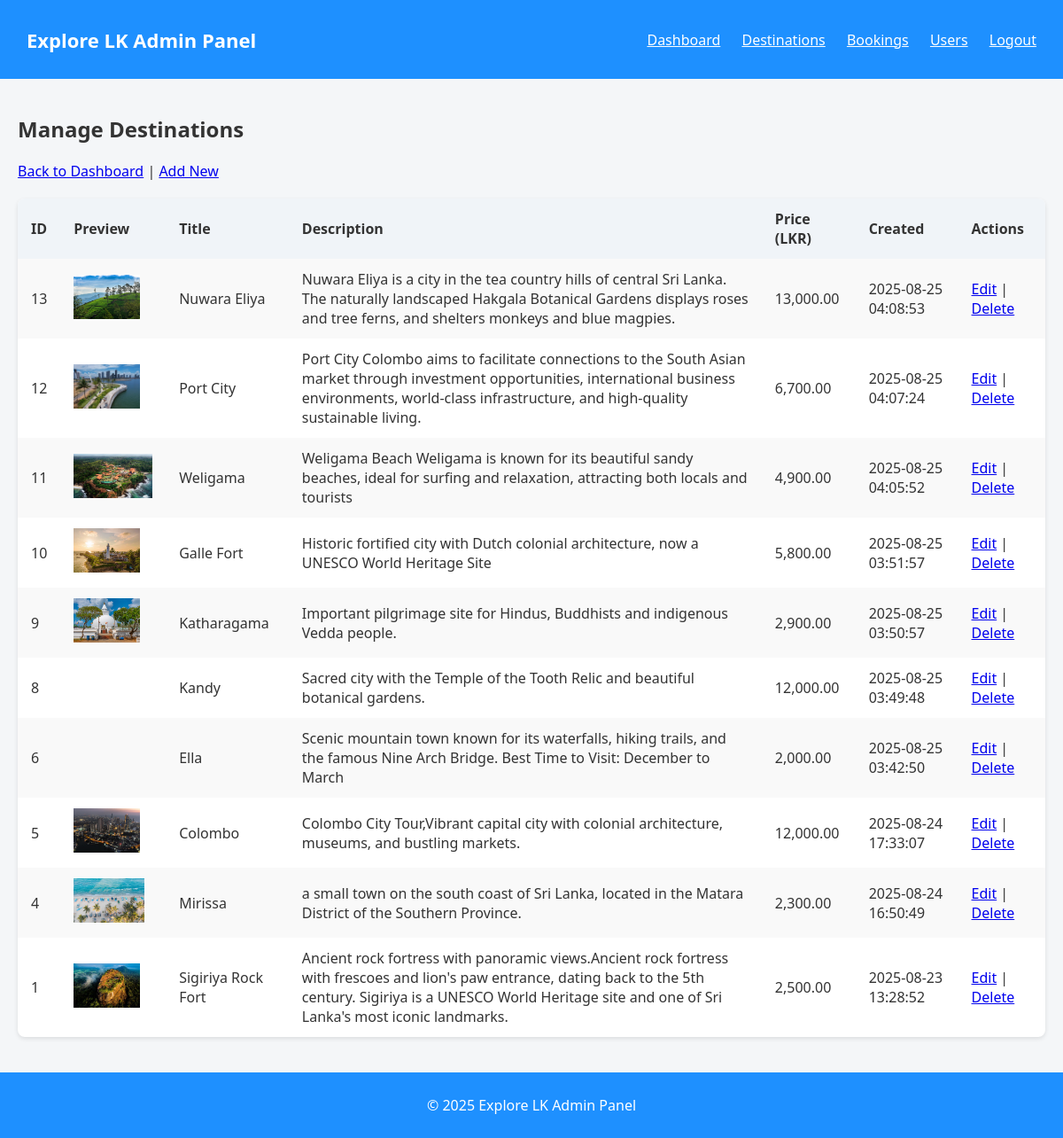
/admin/destinations.php (signed in), run on the app's committed database.
### tables this page shows
CREATE TABLE `destinations` (
  `destination_id` int(10) UNSIGNED NOT NULL,
  `title` varchar(150) NOT NULL,
  `slug` varchar(180) DEFAULT NULL,
  `description` text NOT NULL,
  `category` varchar(80) DEFAULT NULL,
  `location_text` varchar(200) DEFAULT NULL,
  `latitude` decimal(10,7) DEFAULT NULL,
  `longitude` decimal(10,7) DEFAULT NULL,
  `price_from` decimal(10,2) DEFAULT NULL,
  `image_path` varchar(255) DEFAULT NULL,
  `created_at` timestamp NOT NULL DEFAULT current_timestamp()
);

### admin/destinations.php (the view, shortened to what this page needs)
<?php
include 'header.php';
$destinations = $conn->query("
    SELECT destination_id, title, price_from, image_path, description, created_at
    FROM destinations
    ORDER BY created_at DESC
");
?>
<h2>Manage Destinations</h2>
<p>
    <a href="admin_dashboard.php">Back to Dashboard</a> |
    <a href="add_destination.php">Add New</a>
</p>
<table>
    <tr>
        <th>ID</th>
        <th>Preview</th>
        <th>Title</th>
        <th>Description</th>
        <th>Price (LKR)</th>
        <th>Created</th>
        <th>Actions</th>
    </tr>
    <?php while($row = $destinations->fetch_assoc()): ?>
    <tr>
        <td><?php echo $row['destination_id']; ?></td>
        <td>
            <?php if (!empty($row['image_path'])): ?>
                <img src="../assets/<?php echo htmlspecialchars($row['image_path']); ?>" alt="" style="height:50px;">
            <?php endif; ?>
        </td>
        <td><?php echo htmlspecialchars($row['title']); ?></td>
        <td><?php echo $row['description']; ?></td>
        <td><?php echo number_format($row['price_from'], 2); ?></td>
        <td><?php echo $row['created_at']; ?></td>
        <td>
            <a href="edit_destination.php?destination_id=<?php echo $row['destination_id']; ?>">Edit</a> |
            <a class="confirm-action" href="destinations.php?action=delete&destination_id=<?php echo $row['destination_id']; ?>">Delete</a>
        </td>
    </tr>
    <?php endwhile; ?>
</table>
<?php include 'footer.php'; ?>

### admin/header.php (shortened to what this page needs)
<!DOCTYPE html>
<html>
<head>
    <link rel="stylesheet" href="../assets/css/admin.css">
</head>
<body>
<header>
    <h1>Explore LK Admin Panel</h1>
    <nav>
        <a href="admin_dashboard.php">Dashboard</a>
        <a href="destinations.php">Destinations</a>
        <a href="bookings.php">Bookings</a>
        <a href="users.php">Users</a>
        <a href="admin_logout.php">Logout</a>
    </nav>
</header>
<main class="main-content">

### admin/footer.php
</main>
<footer>
    <p>&copy; <?php echo date("Y"); ?> Explore LK Admin Panel</p>
</footer>
</body>
</html>

### assets/css/admin.css (style rules this page uses)
body { background-color: #f4f6f8; font-family: 'Segoe UI', Tahoma, Geneva, Verdana, sans-serif; color: #333; margin: 0; }
header { background-color: #1e90ff; color: #fff; padding: 15px 30px; display: flex; align-items: center; justify-content: space-between; }
header h1 { font-size: 22px; }
header a { color: #fff; margin-left: 20px; font-weight: 500; }
.main-content { padding: 20px; }
table { width: 100%; border-collapse: collapse; margin: 20px 0; background-color: #fff; border-radius: 8px; overflow: hidden; box-shadow: 0 2px 5px rgba(0,0,0,0.1); }
table th, table td { padding: 12px 15px; text-align: left; }
table th { background-color: #f0f4f8; font-weight: 600; }
table tr:nth-child(even) { background-color: #f9f9f9; }
footer { background-color: #1e90ff; color: #fff; text-align: center; padding: 10px; margin-top: 20px; }
html, body { height: 100%; margin: 0; display: flex; flex-direction: column; }
main { flex: 1; }
footer { margin-top: auto; }

### data on the page
destinations: destination_id "13", image_path (picture), title "Nuwara Eliya", description "Nuwara Eliya is a city in the tea country hills of central Sri Lanka. The naturally landscaped Hakgala Botanical Gardens displays roses and tree ferns, and shelters monkeys and blue magpies.", price_from "13,000.00", created_at "2025-08-25 04:08:53"
destinations: destination_id "12", image_path (picture), title "Port City", description "Port City Colombo aims to facilitate connections to the South Asian market through investment opportunities, international business environments, world-class infrastructure, and high-quality sustainable living.", price_from "6,700.00", created_at "2025-08-25 04:07:24"
destinations: destination_id "11", image_path (picture), title "Weligama", description "Weligama Beach Weligama is known for its beautiful sandy beaches, ideal for surfing and relaxation, attracting both locals and tourists", price_from "4,900.00", created_at "2025-08-25 04:05:52"
destinations: destination_id "10", image_path (picture), title "Galle Fort", description "Historic fortified city with Dutch colonial architecture, now a UNESCO World Heritage Site", price_from "5,800.00", created_at "2025-08-25 03:51:57"
destinations: destination_id "9", image_path (picture), title "Katharagama", description "Important pilgrimage site for Hindus, Buddhists and indigenous Vedda people.", price_from "2,900.00", created_at "2025-08-25 03:50:57"
destinations: destination_id "8", title "Kandy", description "Sacred city with the Temple of the Tooth Relic and beautiful botanical gardens.", price_from "12,000.00", created_at "2025-08-25 03:49:48"
destinations: destination_id "6", title "Ella", description "Scenic mountain town known for its waterfalls, hiking trails, and the famous Nine Arch Bridge. Best Time to Visit: December to March", price_from "2,000.00", created_at "2025-08-25 03:42:50"
destinations: destination_id "5", image_path (picture), title "Colombo", description "Colombo City Tour,Vibrant capital city with colonial architecture, museums, and bustling markets.", price_from "12,000.00", created_at "2025-08-24 17:33:07"
destinations: destination_id "4", image_path (picture), title "Mirissa", description "a small town on the south coast of Sri Lanka, located in the Matara District of the Southern Province.", price_from "2,300.00", created_at "2025-08-24 16:50:49"
destinations: destination_id "1", image_path (picture), title "Sigiriya Rock Fort", description "Ancient rock fortress with panoramic views.Ancient rock fortress with frescoes and lion's paw entrance, dating back to the 5th century. Sigiriya is a UNESCO World Heritage site and one of Sri Lanka's most iconic landmarks.", price_from "2,500.00", created_at "2025-08-23 13:28:52"
